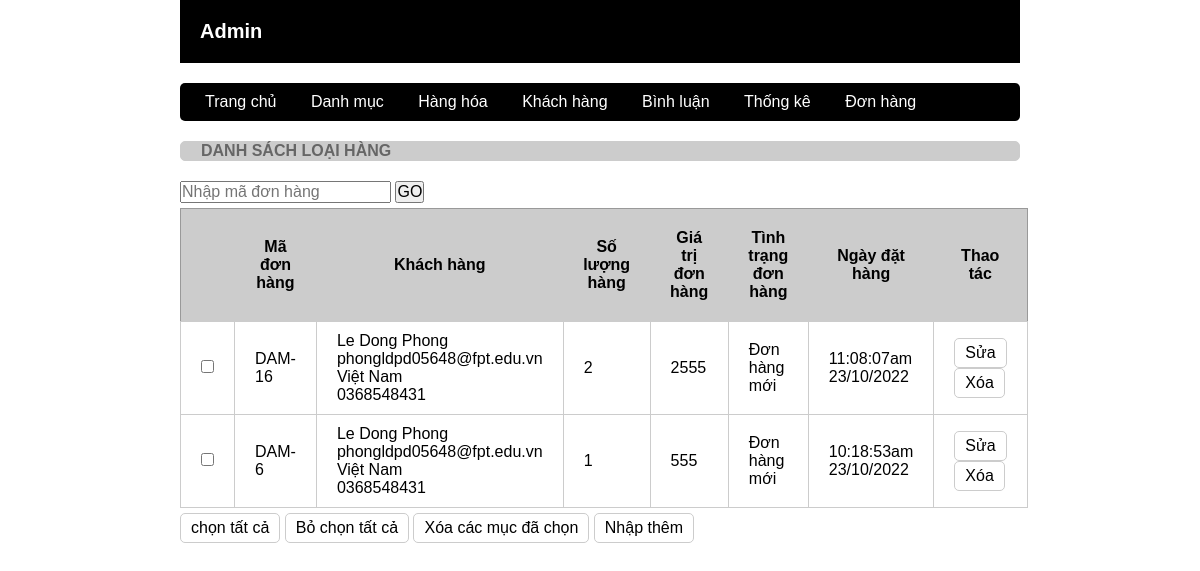
/admin/index.php?act=listbill, run on the app's committed database.
### tables this page shows
CREATE TABLE `bill` (
  `id` int(10) NOT NULL,
  `iduser` int(10) DEFAULT 0,
  `bill_name` varchar(255) NOT NULL,
  `bill_address` varchar(255) NOT NULL,
  `bill_tel` varchar(50) NOT NULL,
  `bill_email` varchar(100) NOT NULL,
  `bill_pttt` tinyint(1) NOT NULL DEFAULT 1 COMMENT '1. Thanh toán trực tiếp 2.chuyển khoản 3.thanh toán online',
  `ngaydathang` varchar(50) DEFAULT NULL,
  `total` int(10) NOT NULL,
  `bill_status` tinyint(1) DEFAULT 0 COMMENT '0.Đơn hàng mới\r\n1.Đang xử lí \r\n2. Đang giao hàng 3.Đã giao hàng',
  `receive_name` varchar(255) DEFAULT NULL,
  `receive_address` varchar(255) DEFAULT NULL,
  `receive_tel` varchar(50) DEFAULT NULL
);

### model/pdo.php (called while the page is built, shortened)
<?php
function pdo_get_connection(){
    $dburl = "mysql:host=localhost;dbname=web2041;charset=utf8";
    $username = 'root';
    $password = '';
    $conn = new PDO($dburl, $username, $password);
    $conn->setAttribute(PDO::ATTR_ERRMODE, PDO::ERRMODE_EXCEPTION);
    return $conn;
}
function pdo_query($sql){
    $sql_args = array_slice(func_get_args(), 1);
    try{
        $conn = pdo_get_connection();
        $stmt = $conn->prepare($sql);
        $stmt->execute($sql_args);
        $rows = $stmt->fetchAll();
        return $rows;
    }
    catch(PDOException $e){
        throw $e;
    }
    finally{
        unset($conn);
    }
}

### model/cart.php (called while the page is built, shortened)
<?php
    function loadall_cart_count($idbill) {
        $sql = "select * from cart where idbill=".$idbill;
        $bill = pdo_query($sql);
        return sizeof($bill) ;
    }
    function loadall_bill($kyw ="",$iduser = 0) {
        $sql = "select * from bill where 1";
        $sql .=" order by id desc";
        $listbill = pdo_query($sql);
        return $listbill;
    }
    function get_ttdh($n) {
        switch ($n) {
            case '0':
                $tt = "Đơn hàng mới";
                break;
        }
        return $tt;
    }
?>

### admin/bill/listbill.php (the view)
<div class="row">
            <div class="row frm-title mb">
                <h1>DANH SÁCH LOẠI HÀNG</h1>
            </div>
            <form action="index.php?act=listbill" method="POST">
                        <input type="text" name="kyw" id="" placeholder="Nhập mã đơn hàng">
                        <input type="submit" name="listok" value="GO">
             </form>
            <div class="row frm-content">
                <div class="row mb10 from-dsloai">
                   <table>
                        <tr>
                            <th></th>
                            <th>Mã đơn hàng</th>
                            <th>Khách hàng</th>
                            <th>Số lượng hàng</th>
                            <th>Giá trị đơn hàng</th>
                            <th>Tình trạng đơn hàng</th>
                            <th>Ngày đặt hàng</th>
                            <th>Thao tác</th>
                        </tr>
                        <?php
                            foreach($listbill as $bill) {
                                extract(($bill));
                                $suadh = "index.php?act=suadh&id=".$id;
                                $xoadh = "index.php?act=xoadh&id=".$id;
                                $kh = $bill["bill_name"].'
                                <br> '.$bill["bill_email"].'
                                <br> '.$bill["bill_address"].'
                                <br> '.$bill["bill_tel"];
                                $countsp =loadall_cart_count($bill["id"]);
                                $ttdh = get_ttdh($bill["bill_status"]);
                                echo '<tr>
                                    <td><input type="checkbox" name="" id="" /></td>
                                    <td>DAM-'.$bill['id'].'</td>
                                    <td>'.$kh.'</td>
                                    <td>'.$countsp.'</td>
                                    <td>'.$bill['total'].'</td>
                                    <td>'.$ttdh.'</td>
                                    <td>'.$bill['ngaydathang'].'</td>
                                    <td>
                                    <a href="'.$suadh.'"><input type="button" value="Sửa"/></a>
                                    <a href="'.$xoadh.'"><input type="button" value="Xóa" /></a>
                                </td>
                            </tr>';
                            }
                        ?>
                    </table>
                </div>
                <div class="row mb10">
                    <input type="button" value="chọn tất cả" />
                    <input type="button" value="Bỏ chọn tất cả" />
                    <input type="button" value="Xóa các mục đã chọn" />
                    <a href="index.php?act=addsp"><input type="button" value="Nhập thêm" /></a>
                </div>
            </div>
        </div>

### view/css/style.css (style rules this page uses)
* { margin: 0; padding: 0; box-sizing: border-box; font-family: sans-serif; font-size: 1rem; }
.row { float: left; width: 100%; }
.mb { margin-bottom: 20px; }
.mb10 { margin-top: 5px; }
.formtk input[type="submit"], .frm-content input[type="submit"], .formtk input[type="reset"], .frm-content input[type="reset"], .frm-content input[type="button"] { border-radius: 5px; padding: 5px 10px; border: 1px solid #ccc; background-color: white; }
.frm-title { background-color: #ccc; border: 1px #ccc solid; color: #666; border-radius: 5px; padding: 0px 20px; }
.from-dsloai table { width: 100%; border-collapse: collapse; border: 1px solid #999; }
.from-dsloai table th { padding: 20px; background-color: #ccc; }
.from-dsloai table td { padding: 10px 20px; border: 1px solid #ccc; }

### data on the page
bill: id "16", bill_name "Le Dong Phong", bill_email "phongldpd05648@fpt.edu.vn", bill_address "Việt Nam", bill_tel "0368548431", countsp "2", total "2555", bill_status "Đơn hàng mới", ngaydathang "11:08:07am 23/10/2022"
bill: id "6", bill_name "Le Dong Phong", bill_email "phongldpd05648@fpt.edu.vn", bill_address "Việt Nam", bill_tel "0368548431", countsp "1", total "555", bill_status "Đơn hàng mới", ngaydathang "10:18:53am 23/10/2022"
